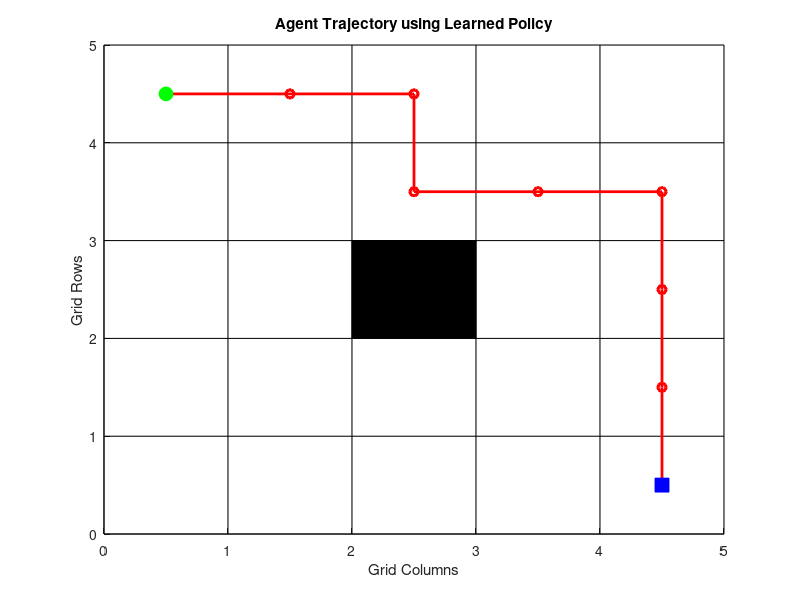

The MATLAB source for this figure:
% Policy Gradient Reinforcement Learning Example in MATLAB
% REINFORCE Algorithm in a Gridworld Environment

% Clear workspace and command window
clear; clc; close all;

%% 1. Define the Gridworld Environment

% Grid size
gridRows = 5;
gridCols = 5;

% Define the state space
numStates = gridRows * gridCols;

% Define actions: Up, Down, Left, Right
actions = {'U', 'D', 'L', 'R'};
numActions = length(actions);

% Define the reward structure
% -1 for each step, +10 for reaching the goal, -10 for hitting an obstacle
stepReward = -1;
goalReward = 10;
obstacleReward = -10;

% Define the goal state and obstacles
goalState = sub2ind([gridRows, gridCols], 5, 5); % Bottom-right corner
obstacles = [sub2ind([gridRows, gridCols], 3, 3)]; % Obstacle at (3,3)

% Transition function will be defined in the 'step' function

%% 2. Initialize Policy Parameters

% Policy parameters (theta) for each state-action pair
theta = zeros(numStates, numActions);

% Learning rate
alpha = 0.01;

% Discount factor
gamma = 0.99;

% Number of episodes
numEpisodes = 1000;

% Softmax function for policy
softmax = @(x) exp(x) ./ sum(exp(x));

%% 3. Define Helper Functions

% Function to get state index from coordinates
coord2state = @(row, col) sub2ind([gridRows, gridCols], row, col);

% Function to choose an action based on policy
function action = chooseAction(state, theta, actions)
    preferences = theta(state, :);
    probs = exp(preferences) / sum(exp(preferences));
    action = actions{randsample(1:length(actions), 1, true, probs)};
end

% Function to take a step in the environment
function [nextState, reward, done] = step(state, action, gridRows, gridCols, goalState, obstacles, stepReward, goalReward, obstacleReward)
    [row, col] = ind2sub([gridRows, gridCols], state);
    switch action
        case 'U'
            row = max(row - 1, 1);
        case 'D'
            row = min(row + 1, gridRows);
        case 'L'
            col = max(col - 1, 1);
        case 'R'
            col = min(col + 1, gridCols);
    end
    nextState = sub2ind([gridRows, gridCols], row, col);
    if ismember(nextState, obstacles)
        reward = obstacleReward;
        done = true;
    elseif nextState == goalState
        reward = goalReward;
        done = true;
    else
        reward = stepReward;
        done = false;
    end
end

%% 4. Training Loop

for episode = 1:numEpisodes
    % Initialize state
    state = coord2state(1, 1); % Start at top-left corner
    done = false;
    trajectory = [];
    rewards = [];
    states = [];
    actionsTaken = [];
    
    % Generate an episode
    while ~done
        % Choose action based on current policy
        action = chooseAction(state, theta, actions);
        
        % Take action, observe next state and reward
        [nextState, rewardReceived, done] = step(state, action, gridRows, gridCols, goalState, obstacles, stepReward, goalReward, obstacleReward);
        
        % Store the trajectory
        trajectory = [trajectory; state, find(strcmp(actions, action)), rewardReceived];
        rewards = [rewards; rewardReceived];
        states = [states; state];
        actionsTaken = [actionsTaken; find(strcmp(actions, action))];
        
        % Move to next state
        state = nextState;
    end
    
    % Compute returns (cumulative discounted rewards)
    G = zeros(size(rewards));
    Gt = 0;
    for t = length(rewards):-1:1
        Gt = rewards(t) + gamma * Gt;
        G(t) = Gt;
    end
    
    % Update policy parameters using REINFORCE
    for t = 1:length(states)
        s = states(t);
        a = actionsTaken(t);
        % Compute policy probabilities
        preferences = theta(s, :);
        probs = exp(preferences) / sum(exp(preferences));
        % Gradient ascent step
        grad = -probs;
        grad(a) = grad(a) + 1;
        theta(s, :) = theta(s, :) + alpha * gamma^(t-1) * G(t) * grad;
    end
    
    % Optionally, print progress
    if mod(episode, 100) == 0
        fprintf('Episode %d/%d completed.\n', episode, numEpisodes);
    end
end

%% 5. Testing the Learned Policy

% Display the learned policy
policy = cell(gridRows, gridCols);
for s = 1:numStates
    preferences = theta(s, :);
    [~, a_idx] = max(preferences);
    [row, col] = ind2sub([gridRows, gridCols], s);
    if s == goalState
        policy{row, col} = 'G'; % Goal
    elseif ismember(s, obstacles)
        policy{row, col} = 'X'; % Obstacle
    else
        policy{row, col} = actions{a_idx};
    end
end

% Display the policy grid
disp('Learned Policy:');
for i = 1:gridRows
    for j = 1:gridCols
        fprintf('%s\t', policy{i, j});
    end
    fprintf('\n');
end

%% 6. Visualizing an Episode with the Learned Policy

state = coord2state(1, 1); % Start at top-left corner
done = false;
trajectory = [state];
while ~done
    % Choose action based on learned policy
    preferences = theta(state, :);
    [~, a_idx] = max(preferences);
    action = actions{a_idx};
    
    % Take action
    [nextState, ~, done] = step(state, action, gridRows, gridCols, goalState, obstacles, stepReward, goalReward, obstacleReward);
    
    % Store the trajectory
    trajectory = [trajectory; nextState];
    
    % Move to next state
    state = nextState;
end

% Plot the trajectory
figure;
hold on;
% Plot grid lines
for i = 0:gridRows
    plot([0, gridCols], [i, i], 'k');
end
for j = 0:gridCols
    plot([j, j], [0, gridRows], 'k');
end
% Plot obstacles
for idx = obstacles
    [row, col] = ind2sub([gridRows, gridCols], idx);
    rectangle('Position', [col - 1, gridRows - row, 1, 1], 'FaceColor', 'k');
end
% Plot trajectory
for t = 1:length(trajectory)-1
    [row1, col1] = ind2sub([gridRows, gridCols], trajectory(t));
    [row2, col2] = ind2sub([gridRows, gridCols], trajectory(t+1));
    plot([col1 - 0.5, col2 - 0.5], [gridRows - row1 + 0.5, gridRows - row2 + 0.5], 'ro-', 'LineWidth', 2);
end
% Plot start and goal
[start_row, start_col] = ind2sub([gridRows, gridCols], trajectory(1));
[goal_row, goal_col] = ind2sub([gridRows, gridCols], goalState);
plot(start_col - 0.5, gridRows - start_row + 0.5, 'go', 'MarkerSize', 10, 'MarkerFaceColor', 'g');
plot(goal_col - 0.5, gridRows - goal_row + 0.5, 'bs', 'MarkerSize', 10, 'MarkerFaceColor', 'b');

xlim([0, gridCols]);
ylim([0, gridRows]);
xlabel('Grid Columns');
ylabel('Grid Rows');
title('Agent Trajectory using Learned Policy');
grid on;
set(gca, 'YDir', 'normal');
hold off;
